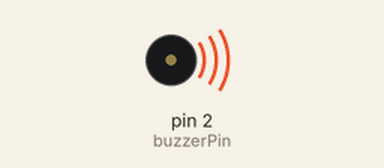
This sketch was run on a simulated Arduino Uno, built with avr-gcc and run on an emulated ATmega328P. Parts: buzzer (waves = sounding). Random numbers use the default seed unless the sketch sets one.

Above: at 0.5 s.
At 2.0 s:
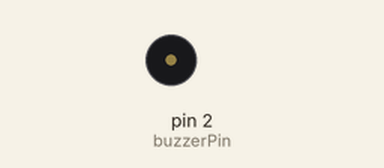
Timing chart, 0 to 3.5 s (numbered marks = the images above):
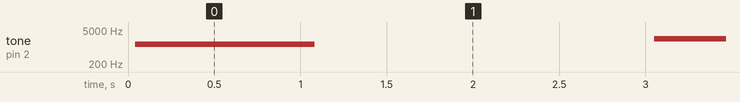

The sketch:

Buzzer.ino
```cpp
/* Buzzer:
 * Play random tones for one second
*
 * Wiring: Buzzer --> Arduino
 *       S (right) --> D2
 *         VCC --> 5V
 *      - (right) --> GND
 *
 * http://dramalab.unibz.it/
 * Max Stricker, 29.11.2014
 */

int buzzerPin =  2;
void setup(){
  pinMode(buzzerPin, OUTPUT);
}

void loop(){
  int frequency = random(100,4000);
  tone(1000, frequency);
  delay(2000);
}

void tone(long duration, int freq){
  duration *= 1000;
  int period = (1.0 / freq) * 1000000;
  long elapsed_time = 0;
  while (elapsed_time < duration){
    digitalWrite(buzzerPin,HIGH);
    delayMicroseconds(period / 2);
    digitalWrite(buzzerPin, LOW);
    delayMicroseconds(period / 2);
    elapsed_time += (period);
  }
}
```

Measured:
- by itself, tone on pin 2 (buzzerPin): plays 1297 Hz for 1.0 s, 2216 Hz for 1.0 s, 571 Hz for 1.0 s, 2610 Hz for 1.0 s, 1122 Hz for 1.0 s, 3888 Hz for 1.0 s … (44 notes in this stretch)
